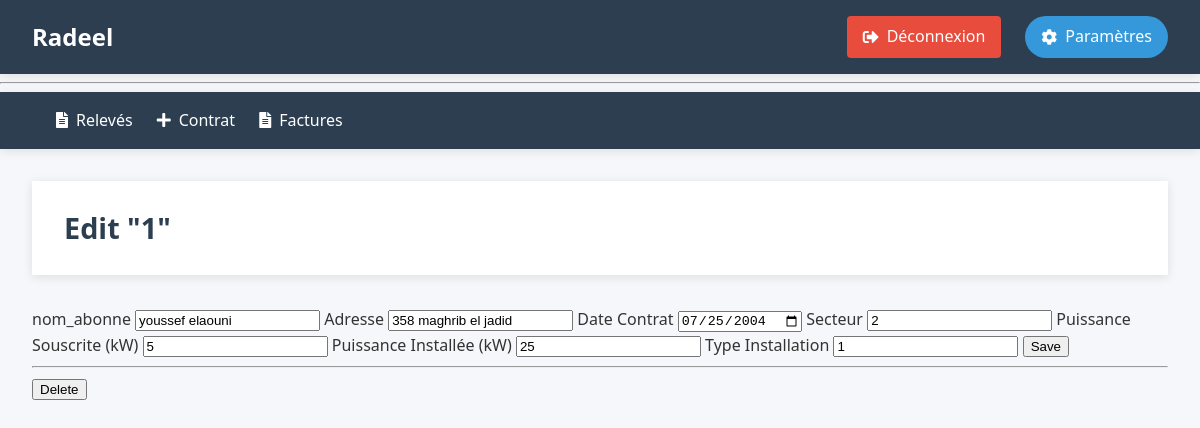
/contrat/1/modifier (signed in), run on an earlier commit of the app's database.
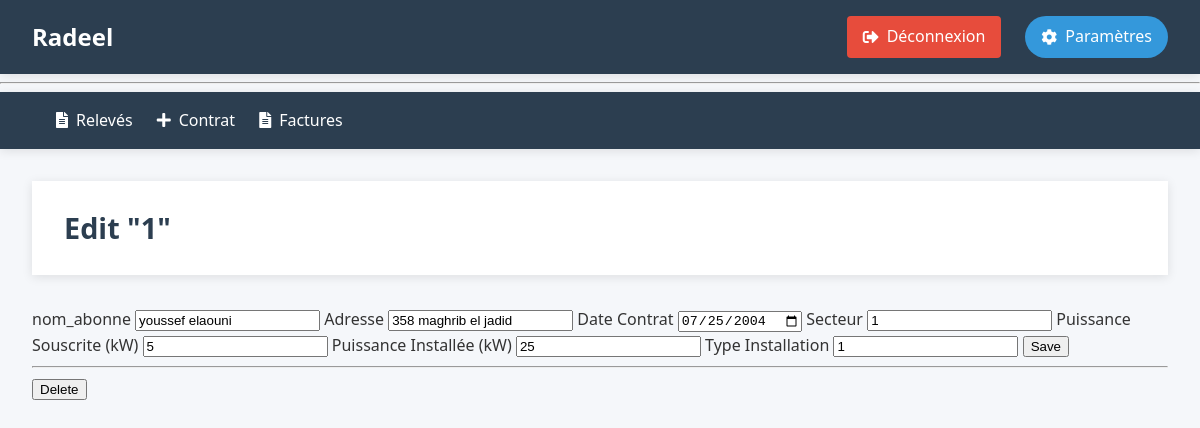
And on a later commit of the database.
### tables this page shows
CREATE TABLE contrats (
    Nr_contrat INTEGER PRIMARY KEY ,
    nom_abonne TEXT NOT NULL,
    Adresse TEXT NOT NULL,
    date_contrat DATE NOT NULL DEFAULT CURRENT_DATE,
    Secteur INTEGER NOT NULL,
    Puissance_souscrite INTEGER NOT NULL CHECK(Puissance_souscrite > 0),
    Puissance_installee INTEGER NOT NULL CHECK(Puissance_installee > 0),
    type_installation INTEGER NOT NULL CHECK(type_installation IN (1, 2, 12)),
    statut TEXT NOT NULL DEFAULT 'actif' CHECK(statut IN ('actif', 'resile', 'suspendu'))
);

### radeel/contrats.py (the view, shortened to what this page needs)
@bc.route('/<int:Nr_contrat>/modifier', methods=('GET', 'POST'))
def contrat_modifier(Nr_contrat):
    contrat = get_contrat(Nr_contrat)
    return render_template('contrats/modifier.html', contrat=contrat)

### radeel/auth.py (called while the page is built)
@bp.before_app_request
def load_logged_in_user():
    user_id = session.get('user_id')
    if user_id is None:
        g.user = None
    else:
        g.user = get_db().execute(
            'SELECT * FROM user WHERE id = ?', (user_id,)
        ).fetchone()

def login_required(view):
    @functools.wraps(view)
    def wrapped_view(**kwargs):
        if not session.get('authenticated'):
            return redirect(url_for('auth.login'))
        return view(**kwargs)
    return wrapped_view

### radeel/contrats.py (called while the page is built)
@bc.before_request
@login_required
def before_request():
    pass

def get_contrat(Nr_contrat):
    contrat = get_db().execute(
        'SELECT * FROM contrats WHERE Nr_contrat = ?',(Nr_contrat,)).fetchone()
    if contrat is None:
        abort(404, f"Contrat Nr_contrat {Nr_contrat} n'existe pas.")
    return contrat

### radeel/db.py (called while the page is built)
def get_db():
    if 'db' not in g:
        g.db = sqlite3.connect(
            current_app.config['DATABASE'],
            detect_types=sqlite3.PARSE_DECLTYPES
        )
        g.db.execute("PRAGMA foreign_keys = ON;")
        g.db.row_factory = sqlite3.Row
    return g.db

### radeel/templates/contrats/modifier.html
{% extends 'base.html' %}
{% block header %}
  <h1>{% block title %}Edit "{{ contrat['Nr_contrat'] }}"{% endblock %}</h1>
{% endblock %}
{% block content %}
  <form method="post">
    <label for="nom_abonne">nom_abonne</label>
    <input name="nom_abonne" id="nom_abonne"
      value="{{ request.form['nom_abonne'] or contrat['nom_abonne'] }}" required>
    <label for="Adresse">Adresse</label>
    <input name="Adresse" id="Adresse"
      value="{{ request.form['Adresse'] or contrat['Adresse'] }}" required>
    <label for="date_contrat">Date Contrat</label>
    <input type="date" name="date_contrat" id="date_contrat"
      value="{{ request.form['date_contrat'] or contrat['date_contrat'] }}" required>
    <label for="Secteur">Secteur</label>
    <input name="Secteur" id="Secteur" type="number"
      value="{{ request.form['Secteur'] or contrat['Secteur'] }}" required>
    <label for="Puissance_souscrite">Puissance Souscrite (kW)</label>
    <input name="Puissance_souscrite" id="Puissance_souscrite" type="number"
      value="{{ request.form['Puissance_souscrite'] or contrat['Puissance_souscrite'] }}" required>
    <label for="Puissance_installee">Puissance Installée (kW)</label>
    <input name="Puissance_installee" id="Puissance_installee" type="number"
      value="{{ request.form['Puissance_installee'] or contrat['Puissance_installee'] }}" required>
    <label for="type_installation">Type Installation</label>
    <input name="type_installation" id="type_installation" type="number"
      value="{{ request.form['type_installation'] or contrat['type_installation'] }}" required>
    <input type="submit" value="Save">
  </form>
  <hr>
  <form action="{{ url_for('contrat.contrat_supprimer', Nr_contrat=contrat['Nr_contrat']) }}" method="post">
    <input class="danger" type="submit" value="Delete" onclick="return confirm('Are you sure?');">
  </form>
{% endblock %}

What changed in the data, as far as the page shows it:
changed contrats "youssef elaouni": Secteur "2" → "1"
